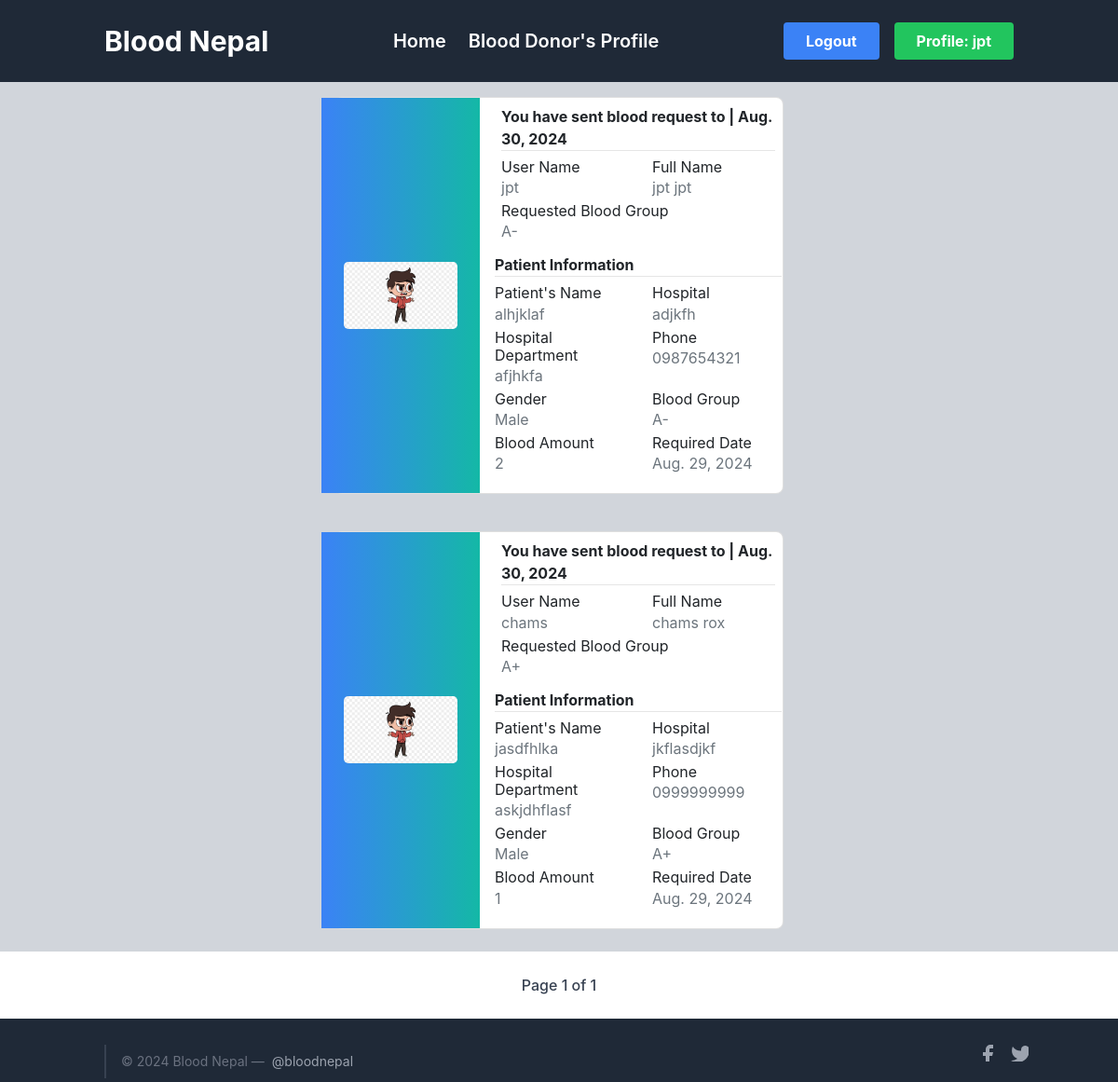
Before: /request-sent (signed in) with the older database file.
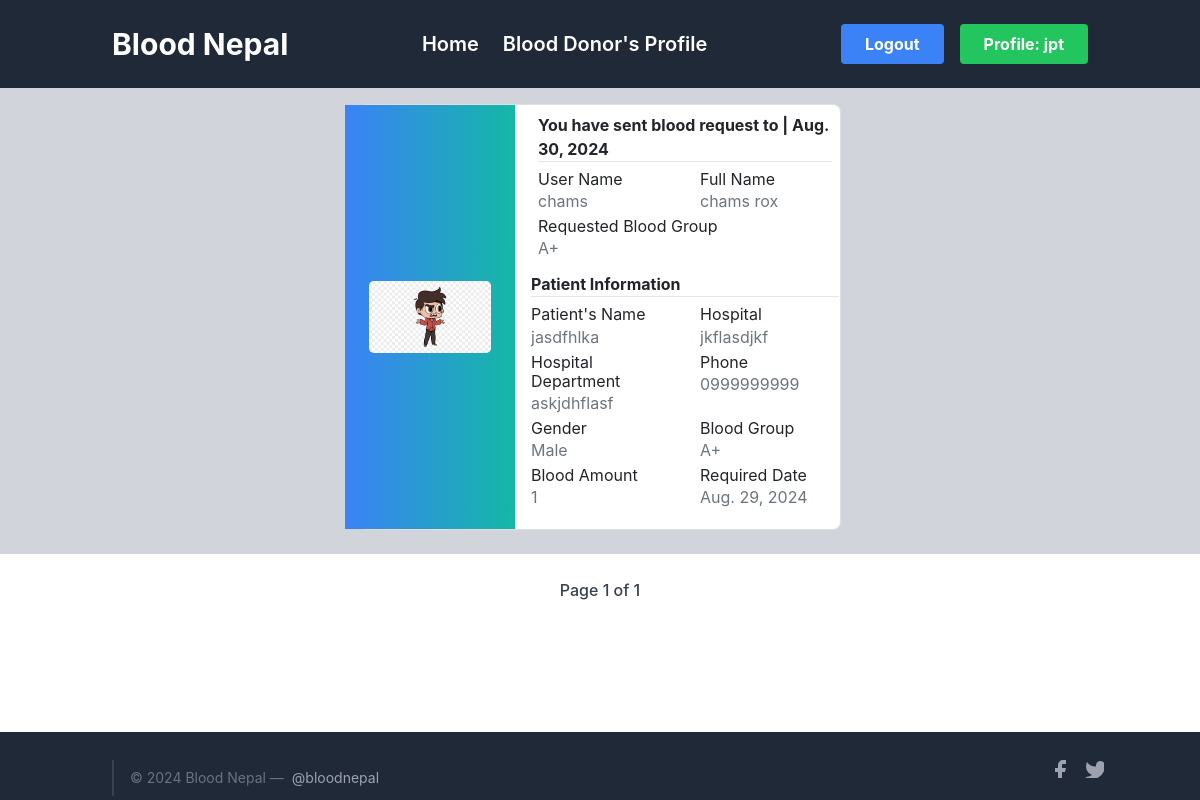
After: the same page with the newer database file.
### profile_/models.py (models this page shows, shortened)
class Patient(models.Model):
    user = models.ForeignKey(User, on_delete = models.CASCADE,null= True)
    blood_request_sent_by = models.ForeignKey(SignUp,related_name='sent_by', on_delete=models.SET_NULL, null=True, blank=True)
    blood_request_sent_to = models.ForeignKey(SignUp,related_name='sent_to', on_delete=models.SET_NULL, null=True, blank=False)
    message = models.TextField(max_length = 50, null=True)
    patients_name = models.CharField(max_length = 20)
    hospital = models.CharField(max_length = 20, null=True)
    patients_department = models.CharField(max_length = 120)
    patients_gender = models.CharField(max_length=6, choices= GenderChoices, null=True, default='Male')
    patients_phone = models.CharField(max_length=10, null=True,blank=True)
    patients_blood_group = models.CharField(choices=Blood_Group_Choices,max_length=3,null= True)
    blood_pint = models.IntegerField(null=True)
    required_date = models.DateField(null=True)
    created_at = models.DateTimeField(auto_now_add=True, null= True)
    requisition_form = models.ImageField(upload_to = 'patientsForm/')

class SignUp(models.Model):
    user = models.OneToOneField(User, on_delete = models.CASCADE , unique=True)
    full_name = models.CharField(max_length = 120, null=False, blank=False )
    email = models.EmailField( null=False, blank=False)
    phone = models.CharField(max_length=10,null=True)
    gender = models.CharField(max_length=6, choices= GenderChoices , default='Male')
    profile_photo = models.ImageField(upload_to = 'images/')
    location = models.CharField(max_length=40)
    blood_group = models.CharField(choices=Blood_Group_Choices,max_length=3)
    weight = models.IntegerField( null=True, blank=False)
    ready_to_donate = models.CharField(choices=R_CHOICES ,null=True, max_length=4)
    last_donation = models.DateField(null=True)

### profile_/views.py (the view)
# urls.py: path("request-sent", Sent.as_view(), name="request-sent"),
class Sent(ListView):
    context_object_name = 'patients'
    template_name = "profile/sent.html"
    paginate_by = 2
    def get_queryset(self):
        user = self.request.user
        try:
            sign_up = SignUp.objects.get(user=user)
            return Patient.objects.filter(blood_request_sent_by=sign_up)
        except SignUp.DoesNotExist:
            messages.success(self.request, 'You have not requested for blood yet.')
    def get_context_data(self):
        context = super().get_context_data()
        context['username'] = self.request.user.username
        context['current_date'] = timezone.now().date()
        return context

### profile_/templates/profile/sent.html (shortened to what this page needs)
{% extends 'profile/base.html' %}
{% block hero %}
{% for patient in patients %}
<section class="vh-40 bg-gray-300">
  <div class="container py-3 h-15">
    <div class="row d-flex justify-content-center align-items-center h-100">
      <div class="col col-lg-6 mb-2 mb-lg-0">
        <div class="card mb-2" style="border-radius: .5rem;">
          <div class="row g-0">
            <div class="w-1/3 bg-gradient-to-r from-blue-500 to-teal-500 flex items-center justify-center p-4">
              <a href="{{patient.requisition_form.url}}">
                <img src="{{patient.requisition_form.url}}" alt="Profile Photo" class="w-72 h-auto rounded-lg">
              </a>
            </div>
            <div class="col-md-8">
              <div class="card-body p-2">
                <strong>You have sent blood request to | {{current_date}}</strong>
                <hr class="mt-0 mb-1">
                <div class="row pt-1">
                  <div class="col-6 mb-1">
                    <h6>User Name</h6>
                    <p class="text-muted">{{ patient.blood_request_sent_to.user }}</p>
                  </div>
                  <div class="col-6 mb-1">
                    <h6>Full Name</h6>
                    <p class="text-muted">{{ patient.blood_request_sent_to.full_name }}</p>
                  </div>
                  <div class="col-8 mb-1">
                    <h6>Requested Blood Group</h6>
                    <p class="text-muted">{{ patient.blood_request_sent_to.blood_group }}</p>
                  </div>
                  <div class="card-body p-2">
                    <strong>Patient Information</strong>
                <hr class="mt-0 mb-1">
                <div class="row pt-1">
                  <div class="col-6 mb-1">
                    <h6>Patient's Name</h6>
                    <p class="text-muted">{{ patient.patients_name }}</p>
                  </div>
                  <div class="col-6 mb-1">
                    <h6>Hospital</h6>
                    <p class="text-muted">{{ patient.hospital }}</p>
                  </div>
                  <div class="col-6 mb-1">
                    <h6>Hospital Department</h6>
                    <p class="text-muted">{{ patient.patients_department }}</p>
                  </div>
                  <div class="col-6 mb-1">
                    <h6>Phone</h6>
                    <p class="text-muted">{{ patient.patients_phone }}</p>
                  </div>
                  <div class="col-6 mb-1">
                    <h6>Gender</h6>
                    <p class="text-muted">{{ patient.patients_gender}}</p>
                  </div>
                  <div class="col-6 mb-1">
                    <h6>Blood Group</h6>
                    <p class="text-muted">{{ patient.patients_blood_group }}</p>
                  </div>
                  <div class="col-6 mb-1">
                    <h6>Blood Amount</h6>
                    <p class="text-muted">{{ patient.blood_pint }}</p>
                  </div>
                  <div class="col-6 mb-1">
                    <h6>Required Date</h6>
                    <p class="text-muted">{{ patient.required_date }}</p>
                  </div>
                </div>
              </div>
            </div>
          </div>
        </div>
      </div>
    </div>
</div>
</section>
{% endfor %}
{% include "profile/pagination.html" %}
{% endblock %}

### profile_/templates/profile/base.html (shortened to what this page needs)
{% load static %}
<!DOCTYPE html>
<html lang="en">
  <head>
    <script src="https://cdn.tailwindcss.com"></script>
    <link rel="stylesheet" href="https://cdn.jsdelivr.net/npm/bootstrap@4.3.1/dist/css/bootstrap.min.css" />
    <link rel="stylesheet" href="{% static 'blog/css/blog.css' %}" />
    <link rel="stylesheet" href="https://stackpath.bootstrapcdn.com/bootstrap/4.5.2/css/bootstrap.min.css" />
    <link rel="stylesheet" href="https://stackpath.bootstrapcdn.com/bootstrap/4.5.2/css/bootstrap.min.css" />
    <link rel="stylesheet" href="https://cdnjs.cloudflare.com/ajax/libs/font-awesome/6.5.2/css/all.min.css" />
  </head>
  <body class="flex flex-col min-h-screen">
    <header class="bg-gray-800 text-white body-font">
      <div class="container mx-auto flex flex-wrap p-4 items-center justify-between">
        <span class="text-3xl font-bold">Blood Nepal</span>
        <nav class="hidden md:flex space-x-6">
          <a href="{% url 'home' %}" class="hover:text-red-500 text-xl font-semibold">Home</a>
          <a href="{% url 'donor' %}" class="hover:text-red-500 text-xl font-semibold">Blood Donor's Profile</a>
        </nav>
        <div class="flex items-center space-x-4">
          {% if user.is_authenticated %}
            <a href="{% url 'logout' %}">
              <button class="bg-blue-500 hover:bg-blue-700 text-white font-bold py-2 px-4 rounded">Logout</button>
            </a>
            <a href="{% url 'profile' %}">
              <button class="bg-green-500 hover:bg-green-700 text-white font-bold py-2 px-4 rounded">Profile: {{ username }}</button>
            </a>
          {% else %}
            {% block loginbar %}
              <a href="{% url 'home' %}">
                <button class="bg-gray-600 hover:bg-gray-700 text-white font-bold py-2 px-4 rounded">Login</button>
              </a>
            {% endblock %}
          {% endif %}
        </div>
      </div>
    </header>
    {% block hero %}
    {% endblock %}
  {% block footer %}
  <footer class="bg-gray-800 text-gray-300 mt-auto">
    <div class="container px-2 py-1 mx-auto flex items-center sm:flex-row flex-col">
      <p class="text-sm text-gray-500 sm:ml-4 sm:pl-4 sm:border-l-2 sm:border-gray-700 sm:py-2 sm:mt-0 mt-4">
        © 2024 Blood Nepal —
        <a href="/" class="text-gray-400 hover:text-gray-200 ml-1" rel="noopener noreferrer" target="_blank">@bloodnepal</a>
      </p>
      <span class="inline-flex sm:ml-auto sm:mt-0 mt-1 justify-center sm:justify-start">
        <a class="text-gray-400 hover:text-blue-500" href="/">
          <svg fill="currentColor" stroke-linecap="round" stroke-linejoin="round" stroke-width="2" class="w-5 h-5" >
            <path d="M18 2h-3a5 5 0 00-5 5v3H7v4h3v8h4v-8h3l1-4h-4V7a1 1 0 011-1h3z"></path>
          </svg>
        </a>
        <a class="ml-3 text-gray-400 hover:text-blue-500" href="/">
          <svg fill="currentColor" stroke-linecap="round" stroke-linejoin="round" stroke-width="2" class="w-5 h-5" >
            <path d="M23 3a10.9 10.9 0 01-3.14 1.53 4.48 4.48 0 00-7.86 3v1A10.66 10.66 0 013 4s-4 9 5 13a11.64 11.64 0 01-7 2c9 5 20 0 20-11.5a4.5 4.5 0 00-.08-.83A7.72 7.72 0 0023 3z"></path>
          </svg>
        </a>
      </span>
    </div>
  </footer>
  {% endblock %}
  </body>
  </html>

### profile_/templates/profile/pagination.html (shortened to what this page needs)
  <div class="pagination flex justify-center py-4">
    <span class="step-links flex items-center space-x-4">
        <span class="text-gray-700 font-medium">
            Page {{ page_obj.number }} of {{ page_obj.paginator.num_pages }}
        </span>
    </span>
</div>

Changed rows visible on the page:
removed Patient: requisition_form (picture), current_date "Aug. 30, 2024", blood_request_sent_to.user "jpt", blood_request_sent_to.full_name "jpt jpt", blood_request_sent_to.blood_group "A-", patients_name "alhjklaf", hospital "adjkfh", patients_department "afjhkfa", patients_phone "0987654321", patients_gender "Male", patients_blood_group "A-", blood_pint "2", required_date "Aug. 29, 2024"
